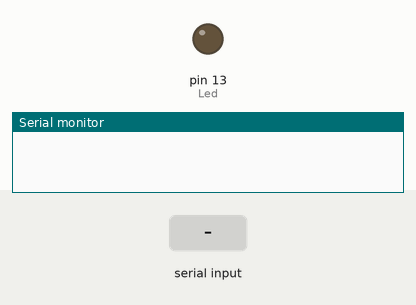
Simulated run of this sketch. Board: Arduino Uno, built with avr-gcc and run on an emulated ATmega328P. On the bench: output pins drawn as LEDs (lit = HIGH), the last lines printed to the serial monitor. The inputs (shaded band) are chosen by the test bench.

Above: at 1.2 s.
1.3 s: "F" received over Serial
At 2.2 s:
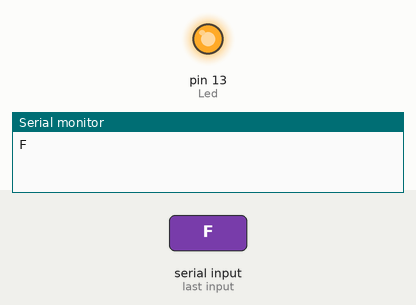
2.8 s: "B" received over Serial
At 3.3 s:
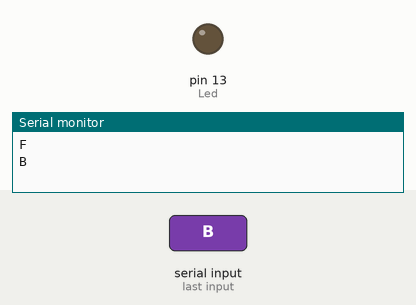
Timing chart, 0 to 5.8 s (numbered marks = the images above; inputs shaded):
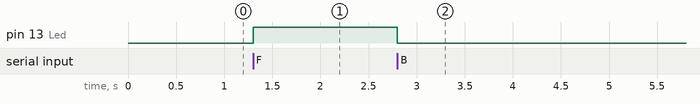

Measured:
- after the input at 1.3 s, pin 13 (Led): LOW → HIGH at once
- after the input at 2.8 s, pin 13 (Led): HIGH → LOW at once

The sketch:

bt.ino
```cpp
char t;

void setup() {
  pinMode(13, OUTPUT);   // Led
  Serial.begin(9600);
}

void loop() {
  if (Serial.available()) {
    t = Serial.read();
    Serial.println(t);

    if (t == 'F') {       // Move forward (all motors rotate in the forward direction)
      digitalWrite(13, HIGH);
      // Add code here to control other motors in the forward direction
    }

    else if (t == 'B') {  // Move reverse (all motors rotate in reverse direction)
      digitalWrite(13, LOW);
      // Add code here to control other motors in the reverse direction
    }
  }
}
```
